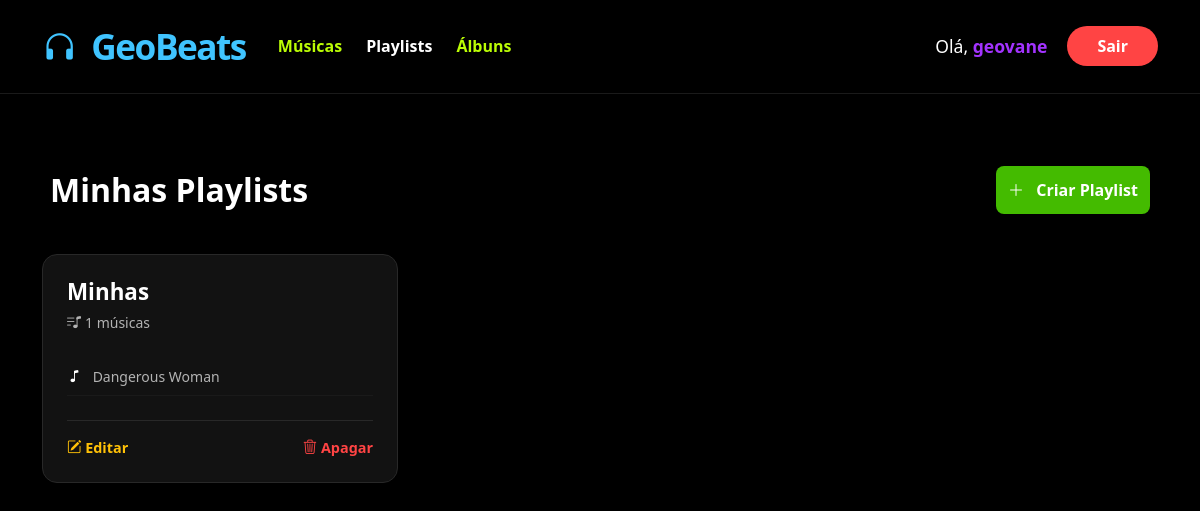
/music/playlists/ (signed in), run on the app's committed database.
### music/models.py (models this page shows, shortened)
class Playlist(models.Model):
    nome = models.CharField(max_length=100)
    usuario = models.ForeignKey(User, on_delete=models.CASCADE)
    musicas = models.ManyToManyField(Music, related_name='playlists')

class Music(models.Model):
    titulo = models.CharField(max_length=200)
    artista = models.CharField(max_length=200)
    tempo = models.CharField(max_length=10)
    categoria = models.ForeignKey(Categoria, on_delete=models.CASCADE, null=True, blank=True)
    usuario = models.ForeignKey(User, on_delete=models.CASCADE, null=True, blank=True)
    album = models.ForeignKey('Album', on_delete=models.SET_NULL, null=True, blank=True, related_name='musicas')

### music/views.py (the view)
# urls.py: path('playlists/', views.playlist_list, name='playlist_list'),
@login_required
def playlist_list(request):
    playlists = Playlist.objects.filter(usuario=request.user)
    return render(request, 'music/playlist_list.html', {'playlists': playlists})

### music/templates/music/playlist_list.html (shortened to what this page needs)
{% extends 'music/base.html' %}
{% block content %}
<div class="mb-5">
    <div class="d-flex justify-content-between align-items-center py-4 px-2 mb-3">
        <h2 class="m-0 text-white fw-bold" style="font-size: 2rem;">Minhas Playlists</h2>
        <a href="{% url 'playlist_add' %}" class="btn btn-success rounded-pill px-4 fw-bold shadow-sm">
            <i class="bi bi-plus-lg me-2"></i> Criar Playlist
        </a>
    </div>
    {% if playlists %}
        <div class="row">
            {% for playlist in playlists %}
            <div class="col-md-4 mb-4">
                <div class="card playlist-card shadow-lg h-100">
                    <div class="card-body d-flex flex-column p-4">
                        <h5 class="card-title text-white fw-bold mb-1" style="font-size: 1.4rem;">
                            {{ playlist.nome }}
                        </h5>
                        <p class="card-text mb-4">
                            <small style="color: #b3b3b3;">
                                <i class="bi bi-music-note-list me-1"></i>{{ playlist.musicas.count }} músicas
                            </small>
                        </p>
                        <ul class="list-group list-group-flush mb-4 flex-grow-1 border-0">
                            {% for musica in playlist.musicas.all|slice:":5" %} <li class="list-group-item px-0 py-2 small" style="background-color: transparent !important; border-bottom: 1px solid #1a1a1a !important; color: #b3b3b3;">
                                <i class="bi bi-music-note me-2 text-white"></i> {{ musica.titulo }}
                            </li>
                            {% endfor %}
                        </ul>
                        <div class="d-flex justify-content-between mt-auto pt-3" style="border-top: 1px solid #282828;">
                            <a href="{% url 'playlist_edit' playlist.id %}" class="action-link edit-link">
                                <i class="bi bi-pencil-square"></i> Editar
                            </a>
                            <a href="{% url 'playlist_delete' playlist.id %}" class="action-link delete-link">
                                <i class="bi bi-trash3"></i> Apagar
                            </a>
                        </div>
                    </div>
                </div>
            </div>
            {% endfor %}
        </div>
    {% endif %}
</div>
{% endblock %}

### music/templates/music/base.html (shortened to what this page needs)
{% load static %}
<!DOCTYPE html>
<html lang="pt-pt">
<head>
    <link href="https://cdn.jsdelivr.net/npm/bootstrap@5.3.0/dist/css/bootstrap.min.css" rel="stylesheet">
    <link rel="stylesheet" href="https://cdn.jsdelivr.net/npm/bootstrap-icons@1.11.1/font/bootstrap-icons.css">
</head>
<body>
<nav class="navbar">
    <div class="container d-flex justify-content-between align-items-center">
        <div class="d-flex align-items-center">
            <a class="navbar-brand me-4" href="{% url 'music_list' %}">
                <i class="bi bi-headphones me-2"></i> GeoBeats
            </a>
            {% if user.is_authenticated and request.resolver_match.url_name == 'music_list' or request.resolver_match.url_name == 'playlist_list' or request.resolver_match.url_name == 'album_list' %}
            <div class="d-flex gap-4 ms-2">
                <a href="{% url 'music_list' %}" class="nav-main-link {% if request.resolver_match.url_name == 'music_list' %}active{% endif %}">Músicas</a>
                <a href="{% url 'playlist_list' %}" class="nav-main-link {% if request.resolver_match.url_name == 'playlist_list' %}active{% endif %}">Playlists</a>
                <a href="{% url 'album_list' %}" class="nav-main-link {% if request.resolver_match.url_name == 'album_list' %}active{% endif %}">Álbuns</a>
            </div>
            {% endif %}
        </div>
        <div class="d-flex align-items-center">
            {% if user.is_authenticated %}
                {% if request.resolver_match.url_name == 'music_list' or request.resolver_match.url_name == 'playlist_list' or request.resolver_match.url_name == 'album_list' %}
                <span class="user-greeting">
                    Olá, <span class="username-purple">{{ user.username }}</span>
                </span>
                {% endif %}
                <form action="{% url 'logout' %}" method="post" class="m-0">
                    <button type="submit" class="btn-nav-red">Sair</button>
                </form>
            {% else %}
                {% if request.resolver_match.url_name == 'login' %}
                    <a class="btn-nav-white" href="{% url 'register' %}">Criar Conta</a>
                {% else %}
                    <a class="btn-nav-white" href="{% url 'login' %}">Entrar</a>
                {% endif %}
            {% endif %}
        </div>
    </div>
</nav>
<div class="container mt-5">
    {% block content %}{% endblock %}
</div>
</body>
</html>

### music/templates/music/base.html (style rules this page uses)
body { background-color: #000000 !important; color: #ffffff !important; font-family: 'Segoe UI', Roboto, sans-serif; min-height: 100vh; margin: 0; }
.navbar { background-color: #000000 !important; border-bottom: 1px solid #1a1a1a; padding: 15px 0; }
.navbar-brand { color: #40c4ff !important; font-size: 2.2rem !important; font-weight: 800 !important; letter-spacing: -1.5px; text-decoration: none; }
.nav-main-link { color: #bbfd05 !important; text-decoration: none; font-weight: 700; font-size: 1rem; transition: 0.3s; }
.nav-main-link.active { color: #ffffff !important; cursor: default; text-decoration: none; }
.user-greeting { color: #ffffff !important; font-weight: 500; margin-right: 20px; font-size: 1.1rem; }
.username-purple { color: #a333ff !important; font-weight: 700; }
.btn-nav-red { background-color: #ff4444 !important; color: #ffffff !important; border-radius: 25px !important; font-weight: bold; padding: 8px 30px !important; border: none; cursor: pointer; transition: 0.3s; }
.card { background-color: #121212 !important; border: 1px solid #282828 !important; border-radius: 15px !important; }
.btn-success { background-color: #44bb00 !important; border: none !important; border-radius: 8px !important; font-weight: bold !important; padding: 12px !important; }

### music/templates/music/playlist_list.html (style rules this page uses)
.playlist-card { transition: all 0.3s ease; }
.action-link { text-decoration: none; font-weight: 600; font-size: 0.9rem; transition: 0.2s; }
.edit-link { color: #ffc107 !important; }
.delete-link { color: #ff4444 !important; }

### data on the page
Playlist: nome "Minhas", musicas.count "1"
Music: titulo "Dangerous Woman"

### other printed values
{{ user.username }} "geovane"
